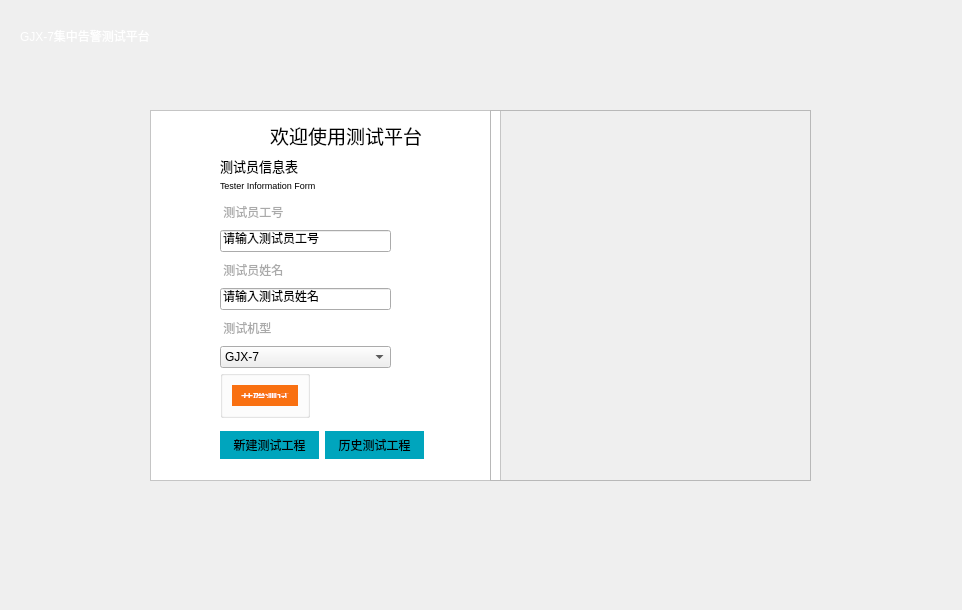
<?xml version="1.0" encoding="UTF-8"?>
<ui version="4.0">
 <class>Form</class>
 <widget class="QWidget" name="Form">
  <property name="geometry">
   <rect>
    <x>0</x>
    <y>0</y>
    <width>962</width>
    <height>610</height>
   </rect>
  </property>
  <property name="font">
   <font>
    <pointsize>9</pointsize>
   </font>
  </property>
  <property name="windowTitle">
   <string>Form</string>
  </property>
  <property name="styleSheet">
   <string notr="true">#Form{border-image: url(:/images/login2.png);}</string>
  </property>
  <widget class="QGroupBox" name="horizontalGroupBox">
   <property name="geometry">
    <rect>
     <x>220</x>
     <y>370</y>
     <width>90</width>
     <height>48</height>
    </rect>
   </property>
   <property name="styleSheet">
    <string notr="true"/>
   </property>
   <layout class="QHBoxLayout" name="horizontalLayout">
    <item>
     <widget class="QPushButton" name="pushButton">
      <property name="styleSheet">
       <string notr="true">background-color: rgb( 249,112,17);
border:8px solid rgb( 249,112,17);;
color: rgb(255, 255, 255);
</string>
      </property>
      <property name="text">
       <string>开始测试</string>
      </property>
     </widget>
    </item>
   </layout>
  </widget>
  <widget class="QWidget" name="horizontalLayoutWidget_3">
   <property name="geometry">
    <rect>
     <x>220</x>
     <y>420</y>
     <width>204</width>
     <height>51</height>
    </rect>
   </property>
   <layout class="QHBoxLayout" name="horizontalLayout_3">
    <item>
     <widget class="QPushButton" name="pushButton_2">
      <property name="styleSheet">
       <string notr="true">background-color: rgb(0,165,189);
border:5px solid rgb(0,165,189);
border-radius:2px;</string>
      </property>
      <property name="text">
       <string>新建测试工程</string>
      </property>
     </widget>
    </item>
    <item>
     <widget class="QPushButton" name="pushButton_3">
      <property name="styleSheet">
       <string notr="true">background-color: rgb(0,165,189);
border:5px solid rgb(0,165,189);
border-radius:2px;</string>
      </property>
      <property name="text">
       <string>历史测试工程</string>
      </property>
     </widget>
    </item>
   </layout>
  </widget>
  <widget class="QWidget" name="verticalLayoutWidget">
   <property name="geometry">
    <rect>
     <x>220</x>
     <y>200</y>
     <width>171</width>
     <height>168</height>
    </rect>
   </property>
   <layout class="QVBoxLayout" name="verticalLayout">
    <item>
     <widget class="QLabel" name="label_2">
      <property name="styleSheet">
       <string notr="true">color: rgb(170,170,170);</string>
      </property>
      <property name="text">
       <string> 测试员工号</string>
      </property>
     </widget>
    </item>
    <item>
     <widget class="QLineEdit" name="lineEdit_2">
      <property name="text">
       <string>请输入测试员工号</string>
      </property>
     </widget>
    </item>
    <item>
     <widget class="QLabel" name="label">
      <property name="styleSheet">
       <string notr="true">color: rgb(170,170,170);</string>
      </property>
      <property name="text">
       <string> 测试员姓名</string>
      </property>
     </widget>
    </item>
    <item>
     <widget class="QLineEdit" name="lineEdit_3">
      <property name="text">
       <string>请输入测试员姓名</string>
      </property>
     </widget>
    </item>
    <item>
     <widget class="QLabel" name="label_3">
      <property name="styleSheet">
       <string notr="true">color: rgb(170,170,170);</string>
      </property>
      <property name="text">
       <string> 测试机型</string>
      </property>
     </widget>
    </item>
    <item>
     <widget class="QComboBox" name="comboBox">
      <item>
       <property name="text">
        <string>GJX-7</string>
       </property>
      </item>
      <item>
       <property name="text">
        <string>GJX-8</string>
       </property>
      </item>
      <item>
       <property name="text">
        <string>GJX-14</string>
       </property>
      </item>
      <item>
       <property name="text">
        <string>综合实验台</string>
       </property>
      </item>
     </widget>
    </item>
   </layout>
  </widget>
  <widget class="QLabel" name="label_4">
   <property name="geometry">
    <rect>
     <x>220</x>
     <y>150</y>
     <width>101</width>
     <height>31</height>
    </rect>
   </property>
   <property name="font">
    <font>
     <family>Tahoma</family>
     <pointsize>10</pointsize>
     <weight>50</weight>
     <italic>false</italic>
     <bold>false</bold>
    </font>
   </property>
   <property name="styleSheet">
    <string notr="true">font: 10pt &quot;Tahoma&quot;;</string>
   </property>
   <property name="text">
    <string>测试员信息表</string>
   </property>
  </widget>
  <widget class="QLabel" name="label_5">
   <property name="geometry">
    <rect>
     <x>220</x>
     <y>175</y>
     <width>131</width>
     <height>21</height>
    </rect>
   </property>
   <property name="font">
    <font>
     <pointsize>7</pointsize>
    </font>
   </property>
   <property name="styleSheet">
    <string notr="true"/>
   </property>
   <property name="text">
    <string>Tester Information Form</string>
   </property>
  </widget>
  <widget class="QLabel" name="label_6">
   <property name="geometry">
    <rect>
     <x>270</x>
     <y>110</y>
     <width>171</width>
     <height>51</height>
    </rect>
   </property>
   <property name="font">
    <font>
     <family>Tahoma</family>
     <pointsize>14</pointsize>
     <weight>50</weight>
     <italic>false</italic>
     <bold>false</bold>
    </font>
   </property>
   <property name="styleSheet">
    <string notr="true">
font: 14pt &quot;Tahoma&quot;;</string>
   </property>
   <property name="text">
    <string>欢迎使用测试平台</string>
   </property>
  </widget>
  <widget class="QFrame" name="frame">
   <property name="geometry">
    <rect>
     <x>490</x>
     <y>110</y>
     <width>321</width>
     <height>371</height>
    </rect>
   </property>
   <property name="styleSheet">
    <string notr="true">border-image: url(:/images/login1.png);</string>
   </property>
   <property name="frameShape">
    <enum>QFrame::StyledPanel</enum>
   </property>
   <property name="frameShadow">
    <enum>QFrame::Raised</enum>
   </property>
  </widget>
  <widget class="QLabel" name="label_7">
   <property name="geometry">
    <rect>
     <x>20</x>
     <y>20</y>
     <width>131</width>
     <height>31</height>
    </rect>
   </property>
   <property name="styleSheet">
    <string notr="true">color: rgb(255, 255, 255);</string>
   </property>
   <property name="text">
    <string>GJX-7集中告警测试平台</string>
   </property>
  </widget>
  <widget class="QFrame" name="frame_2">
   <property name="geometry">
    <rect>
     <x>150</x>
     <y>110</y>
     <width>351</width>
     <height>371</height>
    </rect>
   </property>
   <property name="styleSheet">
    <string notr="true">background-color: rgb(255, 255, 255);</string>
   </property>
   <property name="frameShape">
    <enum>QFrame::StyledPanel</enum>
   </property>
   <property name="frameShadow">
    <enum>QFrame::Raised</enum>
   </property>
  </widget>
  <zorder>frame_2</zorder>
  <zorder>horizontalGroupBox</zorder>
  <zorder>horizontalLayoutWidget_3</zorder>
  <zorder>verticalLayoutWidget</zorder>
  <zorder>label_4</zorder>
  <zorder>label_5</zorder>
  <zorder>label_6</zorder>
  <zorder>frame</zorder>
  <zorder>label_7</zorder>
 </widget>
 <resources/>
 <connections/>
</ui>
